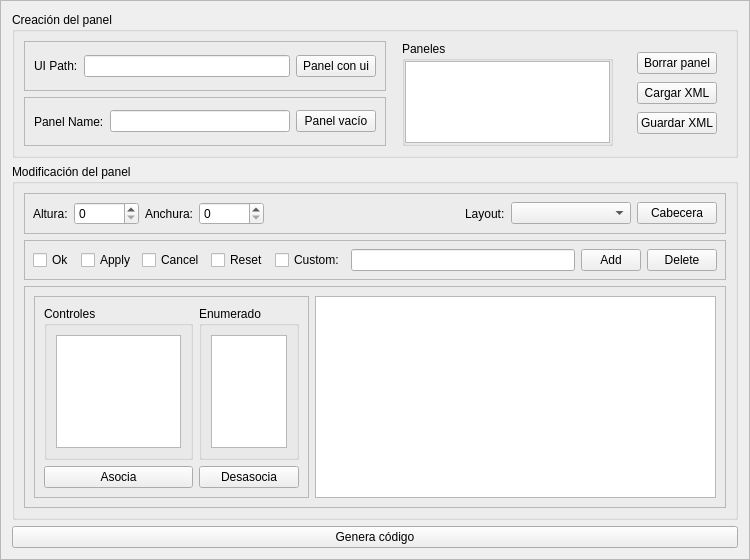
<?xml version="1.0" encoding="UTF-8"?>
<ui version="4.0">
 <class>GeneratorPanel</class>
 <widget class="QFrame" name="GeneratorPanel">
  <property name="geometry">
   <rect>
    <x>0</x>
    <y>0</y>
    <width>750</width>
    <height>560</height>
   </rect>
  </property>
  <property name="windowTitle">
   <string>Generador de HMI</string>
  </property>
  <property name="frameShape">
   <enum>QFrame::StyledPanel</enum>
  </property>
  <property name="frameShadow">
   <enum>QFrame::Raised</enum>
  </property>
  <layout class="QVBoxLayout" name="verticalLayout" stretch="0,1,0">
   <item>
    <widget class="QGroupBox" name="groupBox">
     <property name="minimumSize">
      <size>
       <width>0</width>
       <height>140</height>
      </size>
     </property>
     <property name="title">
      <string>Creación del panel</string>
     </property>
     <layout class="QGridLayout" name="gridLayout">
      <item row="0" column="3" rowspan="2">
       <widget class="QFrame" name="verticalFrame">
        <property name="minimumSize">
         <size>
          <width>150</width>
          <height>0</height>
         </size>
        </property>
        <property name="maximumSize">
         <size>
          <width>230</width>
          <height>105</height>
         </size>
        </property>
        <property name="frameShape">
         <enum>QFrame::NoFrame</enum>
        </property>
        <property name="frameShadow">
         <enum>QFrame::Raised</enum>
        </property>
        <layout class="QVBoxLayout" name="verticalLayout_6">
         <property name="leftMargin">
          <number>10</number>
         </property>
         <property name="topMargin">
          <number>0</number>
         </property>
         <property name="rightMargin">
          <number>9</number>
         </property>
         <property name="bottomMargin">
          <number>0</number>
         </property>
         <item>
          <widget class="QGroupBox" name="verticalGroupBox">
           <property name="title">
            <string>Paneles</string>
           </property>
           <layout class="QVBoxLayout" name="verticalLayout_7">
            <property name="leftMargin">
             <number>0</number>
            </property>
            <property name="topMargin">
             <number>0</number>
            </property>
            <property name="rightMargin">
             <number>0</number>
            </property>
            <property name="bottomMargin">
             <number>0</number>
            </property>
            <item>
             <widget class="QListWidget" name="listWidget_panels"/>
            </item>
           </layout>
          </widget>
         </item>
        </layout>
       </widget>
      </item>
      <item row="0" column="4" rowspan="2">
       <widget class="QFrame" name="verticalFrame1">
        <layout class="QVBoxLayout" name="verticalLayout_5">
         <item>
          <widget class="QPushButton" name="pbDeletePanel">
           <property name="text">
            <string>Borrar panel</string>
           </property>
          </widget>
         </item>
         <item>
          <widget class="QPushButton" name="pbLoadXml">
           <property name="text">
            <string>Cargar XML</string>
           </property>
          </widget>
         </item>
         <item>
          <widget class="QPushButton" name="pbSaveXml">
           <property name="text">
            <string>Guardar XML</string>
           </property>
          </widget>
         </item>
        </layout>
       </widget>
      </item>
      <item row="1" column="2">
       <widget class="QFrame" name="horizontalFrame">
        <property name="frameShape">
         <enum>QFrame::StyledPanel</enum>
        </property>
        <property name="frameShadow">
         <enum>QFrame::Raised</enum>
        </property>
        <layout class="QHBoxLayout" name="horizontalLayout_5">
         <property name="leftMargin">
          <number>9</number>
         </property>
         <property name="topMargin">
          <number>9</number>
         </property>
         <property name="rightMargin">
          <number>9</number>
         </property>
         <property name="bottomMargin">
          <number>9</number>
         </property>
         <item>
          <widget class="QLabel" name="label">
           <property name="text">
            <string>Panel Name:</string>
           </property>
          </widget>
         </item>
         <item>
          <widget class="QLineEdit" name="lneName">
           <property name="text">
            <string/>
           </property>
          </widget>
         </item>
         <item>
          <widget class="QPushButton" name="pbWithoutUI">
           <property name="text">
            <string>Panel vacío</string>
           </property>
           <property name="checkable">
            <bool>true</bool>
           </property>
           <property name="autoExclusive">
            <bool>true</bool>
           </property>
          </widget>
         </item>
        </layout>
       </widget>
      </item>
      <item row="0" column="2">
       <widget class="QFrame" name="frame_2">
        <property name="frameShape">
         <enum>QFrame::StyledPanel</enum>
        </property>
        <property name="frameShadow">
         <enum>QFrame::Raised</enum>
        </property>
        <layout class="QHBoxLayout" name="horizontalLayout" stretch="0,1,0">
         <item>
          <widget class="QLabel" name="lblUipath">
           <property name="text">
            <string>UI Path:</string>
           </property>
          </widget>
         </item>
         <item>
          <widget class="QLineEdit" name="lnePath"/>
         </item>
         <item>
          <widget class="QPushButton" name="pbWithUI">
           <property name="text">
            <string>Panel con ui</string>
           </property>
           <property name="checkable">
            <bool>true</bool>
           </property>
           <property name="autoExclusive">
            <bool>true</bool>
           </property>
          </widget>
         </item>
        </layout>
       </widget>
      </item>
     </layout>
    </widget>
   </item>
   <item>
    <widget class="QGroupBox" name="groupBox_2">
     <property name="title">
      <string>Modificación del panel</string>
     </property>
     <layout class="QVBoxLayout" name="verticalLayout_2" stretch="0,0,1">
      <item>
       <widget class="QFrame" name="horizontalFrame1">
        <property name="frameShape">
         <enum>QFrame::StyledPanel</enum>
        </property>
        <property name="frameShadow">
         <enum>QFrame::Raised</enum>
        </property>
        <layout class="QHBoxLayout" name="horizontalLayout_6">
         <property name="leftMargin">
          <number>8</number>
         </property>
         <property name="topMargin">
          <number>8</number>
         </property>
         <property name="rightMargin">
          <number>8</number>
         </property>
         <property name="bottomMargin">
          <number>8</number>
         </property>
         <item>
          <widget class="QLabel" name="label_2">
           <property name="maximumSize">
            <size>
             <width>43</width>
             <height>16777215</height>
            </size>
           </property>
           <property name="text">
            <string>Altura:</string>
           </property>
          </widget>
         </item>
         <item>
          <widget class="QSpinBox" name="sbHeigth">
           <property name="minimumSize">
            <size>
             <width>65</width>
             <height>0</height>
            </size>
           </property>
           <property name="maximumSize">
            <size>
             <width>90</width>
             <height>16777215</height>
            </size>
           </property>
           <property name="maximum">
            <number>9999</number>
           </property>
          </widget>
         </item>
         <item>
          <widget class="QLabel" name="label_3">
           <property name="maximumSize">
            <size>
             <width>55</width>
             <height>16777215</height>
            </size>
           </property>
           <property name="text">
            <string>Anchura:</string>
           </property>
          </widget>
         </item>
         <item>
          <widget class="QSpinBox" name="sbWidth">
           <property name="minimumSize">
            <size>
             <width>65</width>
             <height>0</height>
            </size>
           </property>
           <property name="maximumSize">
            <size>
             <width>75</width>
             <height>16777215</height>
            </size>
           </property>
           <property name="maximum">
            <number>9999</number>
           </property>
          </widget>
         </item>
         <item>
          <spacer name="horizontalSpacer">
           <property name="orientation">
            <enum>Qt::Horizontal</enum>
           </property>
           <property name="sizeHint" stdset="0">
            <size>
             <width>40</width>
             <height>20</height>
            </size>
           </property>
          </spacer>
         </item>
         <item>
          <widget class="QLabel" name="label_4">
           <property name="text">
            <string>Layout:</string>
           </property>
          </widget>
         </item>
         <item>
          <widget class="QComboBox" name="comboLayout">
           <property name="minimumSize">
            <size>
             <width>120</width>
             <height>0</height>
            </size>
           </property>
          </widget>
         </item>
         <item>
          <widget class="QPushButton" name="pbCabecera">
           <property name="text">
            <string>Cabecera</string>
           </property>
          </widget>
         </item>
        </layout>
       </widget>
      </item>
      <item>
       <widget class="QFrame" name="frame_3">
        <property name="frameShape">
         <enum>QFrame::StyledPanel</enum>
        </property>
        <property name="frameShadow">
         <enum>QFrame::Raised</enum>
        </property>
        <layout class="QHBoxLayout" name="horizontalLayout_2">
         <property name="leftMargin">
          <number>8</number>
         </property>
         <property name="topMargin">
          <number>8</number>
         </property>
         <property name="rightMargin">
          <number>8</number>
         </property>
         <property name="bottomMargin">
          <number>8</number>
         </property>
         <item>
          <widget class="QCheckBox" name="cb_ok">
           <property name="text">
            <string>Ok</string>
           </property>
          </widget>
         </item>
         <item>
          <widget class="QCheckBox" name="cb_apply">
           <property name="text">
            <string>Apply</string>
           </property>
          </widget>
         </item>
         <item>
          <widget class="QCheckBox" name="cb_cancel">
           <property name="text">
            <string>Cancel</string>
           </property>
          </widget>
         </item>
         <item>
          <widget class="QCheckBox" name="cb_reset">
           <property name="text">
            <string>Reset</string>
           </property>
          </widget>
         </item>
         <item>
          <widget class="QCheckBox" name="cb_custom">
           <property name="text">
            <string>Custom:</string>
           </property>
          </widget>
         </item>
         <item>
          <widget class="QLineEdit" name="lneCustom"/>
         </item>
         <item>
          <widget class="QPushButton" name="pb_addButton">
           <property name="maximumSize">
            <size>
             <width>60</width>
             <height>16777215</height>
            </size>
           </property>
           <property name="text">
            <string>Add</string>
           </property>
          </widget>
         </item>
         <item>
          <widget class="QPushButton" name="pb_delButton">
           <property name="maximumSize">
            <size>
             <width>70</width>
             <height>16777215</height>
            </size>
           </property>
           <property name="text">
            <string>Delete</string>
           </property>
          </widget>
         </item>
        </layout>
       </widget>
      </item>
      <item>
       <widget class="QFrame" name="frame_4">
        <property name="frameShape">
         <enum>QFrame::StyledPanel</enum>
        </property>
        <property name="frameShadow">
         <enum>QFrame::Raised</enum>
        </property>
        <layout class="QHBoxLayout" name="horizontalLayout_3">
         <item>
          <widget class="QFrame" name="frame_5">
           <property name="maximumSize">
            <size>
             <width>275</width>
             <height>16777215</height>
            </size>
           </property>
           <property name="frameShape">
            <enum>QFrame::StyledPanel</enum>
           </property>
           <property name="frameShadow">
            <enum>QFrame::Raised</enum>
           </property>
           <layout class="QGridLayout" name="gridLayout_2">
            <item row="0" column="0">
             <widget class="QGroupBox" name="groupBox_3">
              <property name="maximumSize">
               <size>
                <width>150</width>
                <height>16777215</height>
               </size>
              </property>
              <property name="title">
               <string>Controles</string>
              </property>
              <layout class="QVBoxLayout" name="verticalLayout_3">
               <item>
                <widget class="QListWidget" name="listWidget_but">
                 <property name="maximumSize">
                  <size>
                   <width>16777215</width>
                   <height>16777215</height>
                  </size>
                 </property>
                </widget>
               </item>
               <item>
                <spacer name="verticalSpacer">
                 <property name="orientation">
                  <enum>Qt::Vertical</enum>
                 </property>
                 <property name="sizeHint" stdset="0">
                  <size>
                   <width>20</width>
                   <height>40</height>
                  </size>
                 </property>
                </spacer>
               </item>
              </layout>
             </widget>
            </item>
            <item row="1" column="0">
             <widget class="QPushButton" name="pbAssociate">
              <property name="text">
               <string>Asocia</string>
              </property>
             </widget>
            </item>
            <item row="0" column="1">
             <widget class="QGroupBox" name="groupBox_4">
              <property name="maximumSize">
               <size>
                <width>100</width>
                <height>16777215</height>
               </size>
              </property>
              <property name="title">
               <string>Enumerado</string>
              </property>
              <layout class="QVBoxLayout" name="verticalLayout_4">
               <item>
                <widget class="QListWidget" name="listWidget_act">
                 <property name="enabled">
                  <bool>true</bool>
                 </property>
                 <property name="maximumSize">
                  <size>
                   <width>100</width>
                   <height>16777215</height>
                  </size>
                 </property>
                </widget>
               </item>
               <item>
                <spacer name="verticalSpacer_2">
                 <property name="orientation">
                  <enum>Qt::Vertical</enum>
                 </property>
                 <property name="sizeHint" stdset="0">
                  <size>
                   <width>20</width>
                   <height>40</height>
                  </size>
                 </property>
                </spacer>
               </item>
              </layout>
             </widget>
            </item>
            <item row="1" column="1">
             <widget class="QPushButton" name="pbDeassociate">
              <property name="text">
               <string>Desasocia</string>
              </property>
             </widget>
            </item>
           </layout>
          </widget>
         </item>
         <item>
          <widget class="QPlainTextEdit" name="txtAsociate"/>
         </item>
        </layout>
       </widget>
      </item>
     </layout>
    </widget>
   </item>
   <item>
    <layout class="QHBoxLayout" name="horizontalLayout_4">
     <item>
      <widget class="QPushButton" name="pbGenerate">
       <property name="text">
        <string>Genera código</string>
       </property>
      </widget>
     </item>
    </layout>
   </item>
  </layout>
 </widget>
 <resources/>
 <connections/>
</ui>
